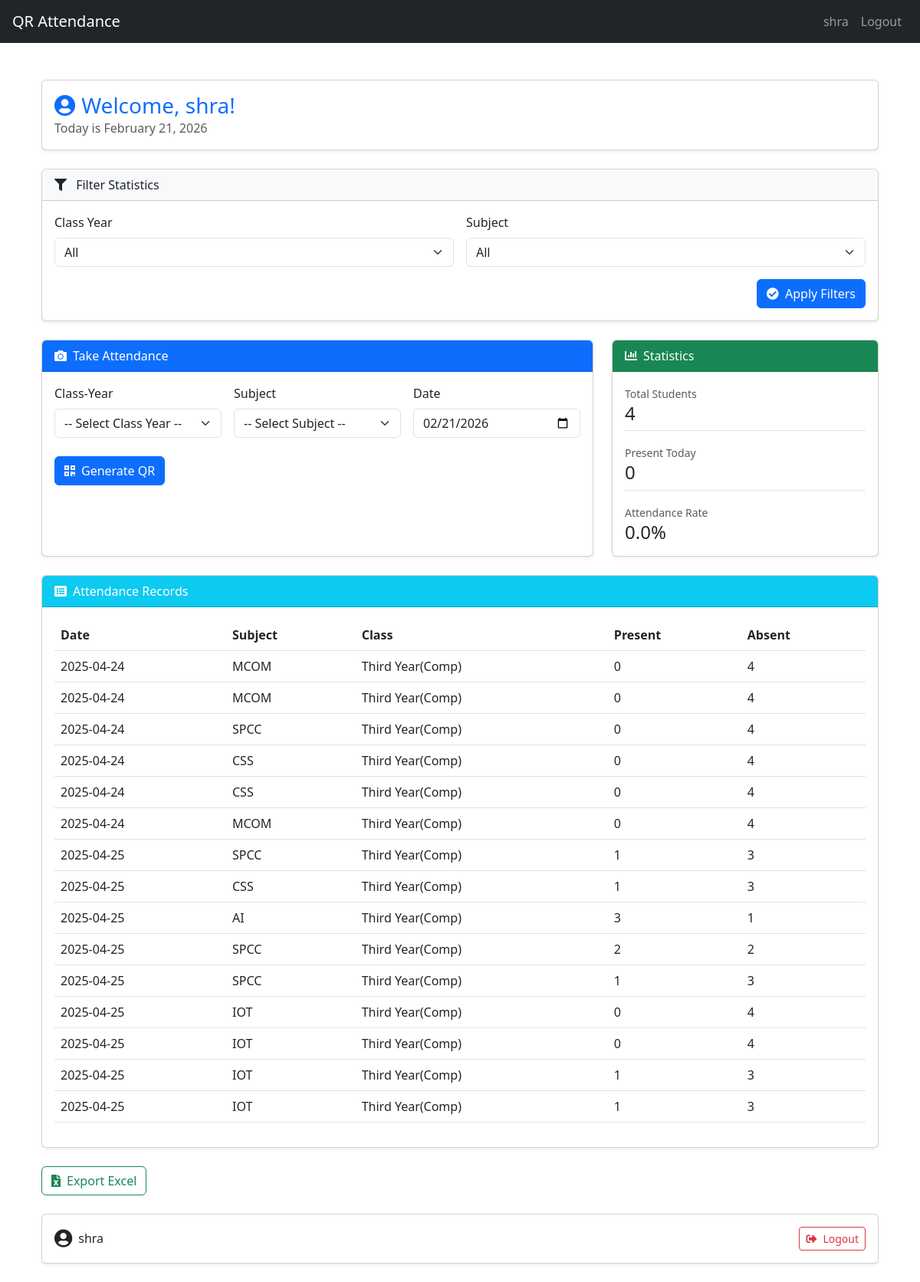
The app's page /dashboard/ (signed in) with its own data.
### core/models.py (models this page shows, shortened)
class AttendanceSession(models.Model):
    subject = models.ForeignKey(Subject, on_delete=models.CASCADE)
    teacher = models.ForeignKey(User, on_delete=models.CASCADE)
    class_year = models.ForeignKey(ClassYear, on_delete=models.CASCADE)
    date = models.DateField(default=date.today)
    token = models.UUIDField(default=uuid.uuid4, unique=True, editable=False)
    expires_at = models.DateTimeField(default=timezone.now)
    latitude = models.FloatField(null=True, blank=True)
    longitude = models.FloatField(null=True, blank=True)

class Subject(models.Model):
    name = models.CharField(max_length=100)
    year = models.ForeignKey(ClassYear, on_delete=models.CASCADE)
    teachers = models.ManyToManyField(User)  # multiple teachers can teach one subject

class ClassYear(models.Model):
    name = models.CharField(max_length=50)  # FY, SY, TY

### core/views.py (the view, shortened to what this page needs)
# urls.py: path('dashboard/', views.teacher_dashboard, name='dashboard'),
@login_required
def teacher_dashboard(request):
    years = ClassYear.objects.all()
    subjects = Subject.objects.all()
    today = date.today()
    selected_class_year_id = request.GET.get('class_year')
    selected_subject_id = request.GET.get('subject')
    selected_class_year = None
    selected_subject = None
    if selected_class_year_id:
        try:
            selected_class_year = ClassYear.objects.get(id=selected_class_year_id)
        except ClassYear.DoesNotExist:
            selected_class_year = None
    if selected_subject_id:
        try:
            selected_subject = Subject.objects.get(id=selected_subject_id)
        except Subject.DoesNotExist:
            selected_subject = None
    students_qs = Student.objects.all()
    if selected_class_year:
        students_qs = students_qs.filter(class_year=selected_class_year)
    total_students = students_qs.count()
    sessions_today = AttendanceSession.objects.filter(
        teacher=request.user,
        date=today
    )
    if selected_class_year:
        sessions_today = sessions_today.filter(class_year=selected_class_year)
    if selected_subject:
        sessions_today = sessions_today.filter(subject=selected_subject)
    present_today = AttendanceRecord.objects.filter(session__in=sessions_today).count()
    attendance_percent = round((present_today / total_students) * 100, 2) if total_students else 0
    if selected_class_year:
        attendance_sessions = AttendanceSession.objects.filter(teacher=request.user, class_year=selected_class_year)
    else:
        attendance_sessions = AttendanceSession.objects.filter(teacher=request.user)
    attendance_records = []
    for session in attendance_sessions:
        total_students_for_session = Student.objects.filter(class_year=session.class_year).count()
        present_count = AttendanceRecord.objects.filter(session=session).count()
        absent_count = total_students_for_session - present_count
        attendance_records.append({
            'date': session.date,
            'subject': session.subject.name,
            'class_year': session.class_year.name,
            'present_count': present_count,
            'absent_count': absent_count
        })
    student_attendance_map = defaultdict(list)
    return render(request, 'core/dashboard.html', {
        'years': years,
        'subjects': subjects,
        'today': today,
        'total_students': total_students,
        'present_today': present_today,
        'attendance_percent': attendance_percent,
        'attendance_records': attendance_records,
        'selected_class_year': int(selected_class_year_id) if selected_class_year_id else '',
        'selected_subject_id': int(selected_subject_id) if selected_subject_id else '',
        'student_attendance_map': student_attendance_map,
    })

### templates/core/dashboard.html (shortened to what this page needs)
{% extends 'core/base.html' %}
{% block content %}
<div class="container py-4">
    <div class="card shadow-sm mb-4">
        <div class="card-body">
            <h3 class="card-title text-primary mb-0">
                <i class="fas fa-user-circle me-2"></i>Welcome, {{ user.username }}!
            </h3>
            <p class="text-muted mb-0">Today is {{ today|date:"F j, Y" }}</p>
        </div>
    </div>
    <div class="row">
        <div class="col-12">
            <div class="card shadow-sm mb-4">
                <div class="card-header bg-light">
                    <i class="fas fa-filter me-2"></i> Filter Statistics
                </div>
                <div class="card-body">
                    <form method="get" class="row g-3">
                        <div class="col-md-6">
                            <label for="class_year_dropdown_filter" class="form-label">Class Year</label>
                            <select id="class_year_dropdown_filter" name="class_year" class="form-select">
                                <option value="">All</option>
                            </select>
                        </div>
                        <div class="col-md-6">
                            <label for="subject_dropdown_filter" class="form-label">Subject</label>
                            <select id="subject_dropdown_filter" name="subject" class="form-select">
                                <option value="">All</option>
                            </select>
                        </div>
                        <div class="col-12 text-end">
                            <button type="submit" class="btn btn-primary">
                                <i class="fas fa-check-circle me-1"></i> Apply Filters
                            </button>
                        </div>
                    </form>
                </div>
            </div>
        </div>
    </div>
    <div class="row">
        <div class="col-lg-8 mb-4">
            <div class="card shadow-sm h-100">
                <div class="card-header bg-primary text-white">
                    <i class="fas fa-camera me-2"></i>Take Attendance
                </div>
                <div class="card-body">
                    <form method="POST" action="{% url 'generate_qr' %}">
                        <div class="row g-3">
                            <div class="col-md-4">
                                <label class="form-label">Class-Year</label>
                                <select class="form-select" name="ClassYears" id="class_year_dropdown_attendance" required>
                                    <option value="" disabled selected>-- Select Class Year --</option>
                                </select>
                            </div>
                            <div class="col-md-4">
                                <label class="form-label">Subject</label>
                                <select class="form-select" name="Subject" id="subject_dropdown_attendance" required>
                                    <option value="" disabled selected>-- Select Subject --</option>
                                </select>
                            </div>
                            <div class="col-md-4">
                                <label class="form-label">Date</label>
                                <input type="date" class="form-control" name="date" value="{{ today|date:'Y-m-d' }}">
                            </div>
                        </div>
                        <button type="submit" class="btn btn-primary mt-4">
                            <i class="fas fa-qrcode me-2"></i>Generate QR
                        </button>
                    </form>
                </div>
            </div>
        </div>
        <div class="col-lg-4 mb-4">
            <div class="card shadow-sm h-100">
                <div class="card-header bg-success text-white">
                    <i class="fas fa-chart-bar me-2"></i>Statistics
                </div>
                <div class="card-body">
                    <div class="d-flex flex-column gap-3">
                        <div class="border-bottom pb-2">
                            <small class="text-muted">Total Students</small>
                            <h4 class="mb-0" id="total_students">{{ total_students }}</h4>
                        </div>
                        <div class="border-bottom pb-2">
                            <small class="text-muted">Present Today</small>
                            <h4 class="mb-0" id="present_today">{{ present_today }}</h4>
                        </div>
                        <div>
                            <small class="text-muted">Attendance Rate</small>
                            <h4 class="mb-0" id="attendance_rate">{{ attendance_percent }}%</h4>
                        </div>
                    </div>
                </div>
            </div>
        </div>
    </div>
    <div class="card shadow-sm mb-4">
        <div class="card-header bg-info text-white">
            <i class="fas fa-list-alt me-2"></i>Attendance Records
        </div>
        <div class="card-body">
            <div class="table-responsive">
                <table class="table table-hover">
                    <thead>
                        <tr>
                            <th>Date</th>
                            <th>Subject</th>
                            <th>Class</th>
                            <th>Present</th>
                            <th>Absent</th>
                        </tr>
                    </thead>
                    <tbody>
                        {% for record in attendance_records %}
                        <tr>
                            <td>{{ record.date|date:"Y-m-d" }}</td>
                            <td>{{ record.subject }}</td>
                            <td>{{ record.class_year }}</td>
                            <td>{{ record.present_count }}</td>
                            <td>{{ record.absent_count }}</td>
                        </tr>
                        {% endfor %}
                    </tbody>
                </table>
            </div>
        </div>
    </div>
    <div class="d-flex gap-2 mb-4">
        <a href="{% url 'export_attendance' %}" class="btn btn-outline-success">
            <i class="fas fa-file-excel me-2"></i>Export Excel
        </a>
    </div>
    <div class="card shadow-sm">
        <div class="card-body d-flex justify-content-between align-items-center">
            <div class="d-flex align-items-center">
                <i class="fas fa-user-circle fs-4 me-2"></i>
                <span>{{ user.username }}</span>
            </div>
            <a href="{% url 'logout' %}" class="btn btn-outline-danger btn-sm">
                <i class="fas fa-sign-out-alt me-2"></i>Logout
            </a>
        </div>
    </div>
</div>
{% endblock %}

### templates/core/base.html (shortened to what this page needs)
<!DOCTYPE html>
<html lang="en">
<head>
    <link href="https://cdn.jsdelivr.net/npm/bootstrap@5.3.0/dist/css/bootstrap.min.css" rel="stylesheet">
    <link rel="stylesheet" href="https://cdnjs.cloudflare.com/ajax/libs/font-awesome/5.15.4/css/all.min.css">
</head>
<body>
    <nav class="navbar navbar-expand-lg navbar-dark bg-dark px-3">
        <a class="navbar-brand" href="/">QR Attendance</a>
        <div class="collapse navbar-collapse">
            <ul class="navbar-nav ms-auto">
                {% if user.is_authenticated %}
                    <li class="nav-item"><a class="nav-link" href="#">{{ user.username }}</a></li>
                    <li class="nav-item"><a class="nav-link" href="{% url 'logout' %}">Logout</a></li>
                {% else %}
                    <li class="nav-item"><a class="nav-link" href="{% url 'login' %}">Login</a></li>
                    <li class="nav-item"><a class="nav-link" href="{% url 'register' %}">Register</a></li>
                {% endif %}
            </ul>
        </div>
    </nav>
    <div class="container mt-4">
        {% block content %}{% endblock %}
    </div>
</body>
</html>

### templates/core/dashboard.html (style rules this page uses)
.card { transition: transform 0.2s ease, box-shadow 0.2s ease; overflow: hidden; }
.card { animation: fadeIn 0.3s ease-out; }

### records on screen
AttendanceSession: date "2025-04-24"
Subject: subject "MCOM" "MCOM" "MCOM"
ClassYear: class_year "Third Year(Comp)" "Third Year(Comp)" "Third Year(Comp)" "Third Year(Comp)" "Third Year(Comp)" "Third Year(Comp)" "Third Year(Comp)" "Third Year(Comp)" "Third Year(Comp)" "Third Year(Comp)" "Third Year(Comp)" "Third Year(Comp)" "Third Year(Comp)" "Third Year(Comp)" "Third Year(Comp)"
AttendanceSession: date "2025-04-24"
AttendanceSession: date "2025-04-24"
Subject: subject "SPCC" "SPCC" "SPCC" "SPCC"
AttendanceSession: date "2025-04-24"
Subject: subject "CSS" "CSS" "CSS"
AttendanceSession: date "2025-04-24"
AttendanceSession: date "2025-04-24"
AttendanceSession: date "2025-04-25"
AttendanceSession: date "2025-04-25"
AttendanceSession: date "2025-04-25"
Subject: subject "AI"
AttendanceSession: date "2025-04-25"
AttendanceSession: date "2025-04-25"
AttendanceSession: date "2025-04-25"
Subject: subject "IOT" "IOT" "IOT" "IOT"
AttendanceSession: date "2025-04-25"
AttendanceSession: date "2025-04-25"
AttendanceSession: date "2025-04-25"

### other values on screen
{{ user.username }} "shra"
{{ total_students }} "4"
{{ present_today }} "0"
{{ attendance_percent }} "0.0"
{{ record.present_count }} "0" "0" "0" "0" "0" "0" "1" "1" "3" "2" "1" "0" "0" "1" "1"
{{ record.absent_count }} "4" "4" "4" "4" "4" "4" "3" "3" "1" "2" "3" "4" "4" "3" "3"
